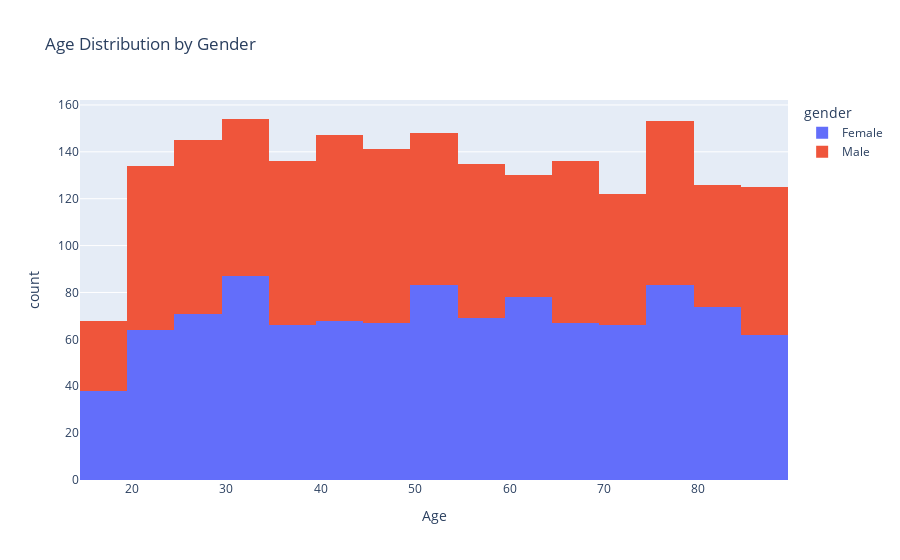
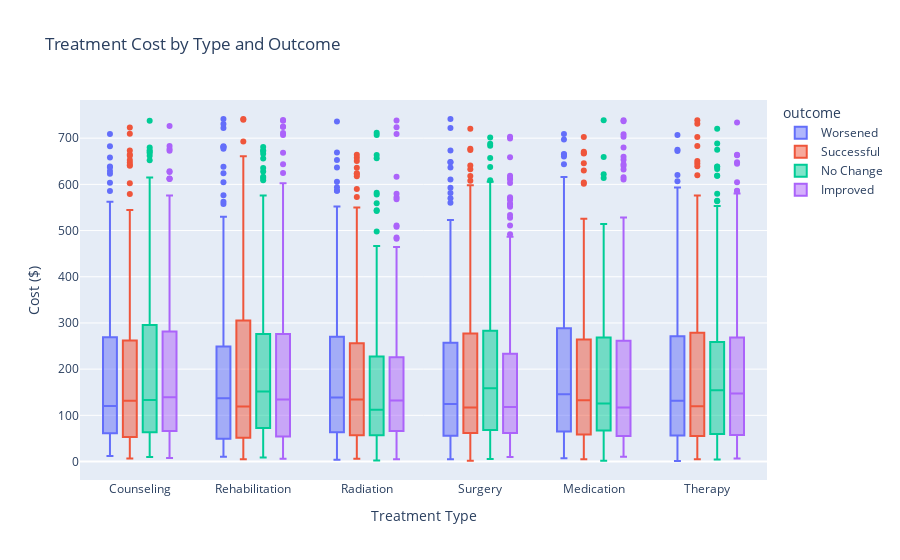
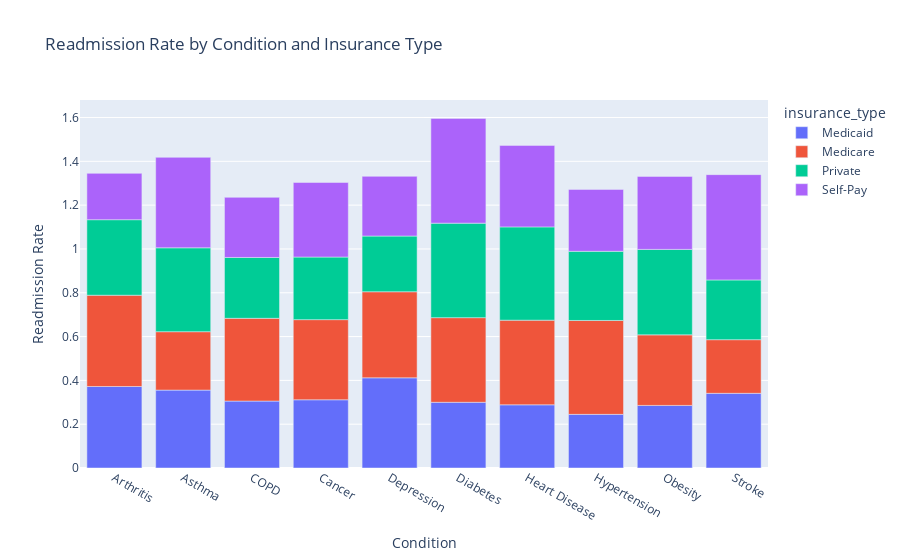

Write notebook code for charts like these, in order.
### Code cell
# Healthcare - Exploratory Data Analysis
# Analyzing patient outcomes, treatment effectiveness, and facility performance

import pandas as pd
import numpy as np
import matplotlib.pyplot as plt
import seaborn as sns
import plotly.express as px
import plotly.graph_objects as go
from plotly.subplots import make_subplots
import warnings
warnings.filterwarnings('ignore')

# Setup
plt.style.use('seaborn-v0_8')
sns.set_palette("husl")
%matplotlib inline

print("🏥 Healthcare Exploratory Data Analysis")
print("=" * 60)

# Load cleaned data
print("📁 Loading cleaned data...")
patients = pd.read_csv('../../data/processed/patients_clean.csv')
treatments = pd.read_csv('../../data/processed/treatments_clean.csv')
facilities = pd.read_csv('../../data/processed/facilities_clean.csv')
merged_data = pd.read_csv('../../data/processed/healthcare_merged.csv')

print(f"✅ Data loaded:")
print(f"   • Patients: {len(patients)}")
print(f"   • Treatments: {len(treatments)}")
print(f"   • Facilities: {len(facilities)}")
print(f"   • Merged records: {len(merged_data)}")

# Convert dates for time series analysis
patients["admission_date"] = pd.to_datetime(patients["admission_date"])
patients["discharge_date"] = pd.to_datetime(patients["discharge_date"])
treatments["treatment_date"] = pd.to_datetime(treatments["treatment_date"])
merged_data["admission_date"] = pd.to_datetime(merged_data["admission_date"])

# Basic Dataset Overview
print("\n🔍 Dataset Overview:")
print("\nPatients Summary:")
print(patients.describe())

print("\nTreatments Summary:")
print(treatments.describe())

print("\nFacilities Summary:")
print(facilities.describe())

# 1. Patient Demographics Analysis
print("\n👥 PATIENT DEMOGRAPHICS ANALYSIS")
print("=" * 40)

# Age distribution
plt.figure(figsize=(15, 10))

plt.subplot(2, 3, 1)
sns.histplot(patients["age"], bins=30, kde=True)
plt.title("Age Distribution of Patients")
plt.xlabel("Age")
plt.ylabel("Count")

# Gender distribution
plt.subplot(2, 3, 2)
gender_counts = patients["gender"].value_counts()
plt.pie(gender_counts.values, labels=gender_counts.index, autopct="%1.1f%%")
plt.title("Gender Distribution")

# Blood type distribution
plt.subplot(2, 3, 3)
blood_type_counts = patients["blood_type"].value_counts()
sns.barplot(x=blood_type_counts.index, y=blood_type_counts.values)
plt.title("Blood Type Distribution")
plt.xticks(rotation=45)

# Insurance type
plt.subplot(2, 3, 4)
insurance_counts = patients["insurance_type"].value_counts()
sns.barplot(x=insurance_counts.values, y=insurance_counts.index)
plt.title("Insurance Type Distribution")
plt.xlabel("Count")

# Primary conditions
plt.subplot(2, 3, 5)
condition_counts = patients["primary_condition"].value_counts().head(10)
sns.barplot(x=condition_counts.values, y=condition_counts.index)
plt.title("Top 10 Primary Conditions")
plt.xlabel("Count")

# Readmission rate
plt.subplot(2, 3, 6)
readmission_rate = patients["readmission_30_days"].value_counts(normalize=True)
plt.pie(
    readmission_rate.values, labels=["No Readmission", "Readmitted"], autopct="%1.1f%%"
)
plt.title("30-Day Readmission Rate")

plt.tight_layout()
plt.show()

# 3. Facility Performance Analysis
print("\n🏢 FACILITY PERFORMANCE ANALYSIS")
print("=" * 40)

# Merge facilities with patient data for analysis
facility_performance = patients.merge(facilities, on="facility_id")

plt.figure(figsize=(15, 10))

# Facility types
plt.subplot(2, 3, 1)
facility_type_counts = facilities["facility_type"].value_counts()
sns.barplot(x=facility_type_counts.values, y=facility_type_counts.index)
plt.title("Facility Type Distribution")
plt.xlabel("Count")

# Specialties
plt.subplot(2, 3, 2)
specialty_counts = facilities["specialty"].value_counts()
sns.barplot(x=specialty_counts.values, y=specialty_counts.index)
plt.title("Facility Specialty Distribution")
plt.xlabel("Count")

# Bed capacity distribution
plt.subplot(2, 3, 3)
sns.histplot(facilities["bed_capacity"], bins=20, kde=True)
plt.title("Bed Capacity Distribution")
plt.xlabel("Bed Capacity")

# Readmission rate by facility type
plt.subplot(2, 3, 4)
readmission_by_facility = (
    facility_performance.groupby("facility_type")["readmission_30_days"]
    .mean()
    .sort_values(ascending=False)
)
sns.barplot(x=readmission_by_facility.values, y=readmission_by_facility.index)
plt.title("Readmission Rate by Facility Type")
plt.xlabel("Readmission Rate")

# Average length of stay by facility type
plt.subplot(2, 3, 5)
los_by_facility = (
    facility_performance.groupby("facility_type")["length_of_stay"]
    .mean()
    .sort_values(ascending=False)
)
sns.barplot(x=los_by_facility.values, y=los_by_facility.index)
plt.title("Average Length of Stay by Facility Type")
plt.xlabel("Average Length of Stay (Days)")

# Patient volume by facility
plt.subplot(2, 3, 6)
patient_volume = facility_performance["facility_name"].value_counts().head(10)
sns.barplot(x=patient_volume.values, y=patient_volume.index)
plt.title("Top 10 Facilities by Patient Volume")
plt.xlabel("Number of Patients")

plt.tight_layout()
plt.show()

# 4. Time Series Analysis
print("\n📈 TIME SERIES ANALYSIS")
print("=" * 40)

# Monthly admissions
monthly_admissions = patients.set_index("admission_date").resample("M").size()

plt.figure(figsize=(15, 10))

plt.subplot(2, 2, 1)
monthly_admissions.plot(kind="line", title="Monthly Patient Admissions", grid=True)
plt.ylabel("Number of Admissions")

# Monthly treatments
monthly_treatments = treatments.set_index("treatment_date").resample("M").size()

plt.subplot(2, 2, 2)
monthly_treatments.plot(kind="line", title="Monthly Treatments", grid=True)
plt.ylabel("Number of Treatments")

# Average length of stay over time
monthly_los = (
    patients.set_index("admission_date").resample("M")["length_of_stay"].mean()
)

plt.subplot(2, 2, 3)
monthly_los.plot(kind="line", title="Average Length of Stay Over Time", grid=True)
plt.ylabel("Average Length of Stay (Days)")

# Readmission rate over time
monthly_readmission = (
    patients.set_index("admission_date").resample("M")["readmission_30_days"].mean()
)

plt.subplot(2, 2, 4)
monthly_readmission.plot(kind="line", title="Monthly Readmission Rate", grid=True)
plt.ylabel("Readmission Rate")

plt.tight_layout()
plt.show()
# 5. Correlation and Relationship Analysis
print("\n🔗 CORRELATION ANALYSIS")
print("=" * 40)

# Select numerical columns for correlation
numerical_cols = patients.select_dtypes(include=[np.number]).columns
correlation_matrix = patients[numerical_cols].corr()

plt.figure(figsize=(10, 8))
sns.heatmap(correlation_matrix, annot=True, cmap="coolwarm", center=0, square=True)
plt.title("Patient Data Correlation Matrix")
plt.tight_layout()
plt.show()

# Key relationships
print("\n📊 Key Relationships:")

# Age vs Length of Stay
age_los_corr = patients["age"].corr(patients["length_of_stay"])
print(f"• Age vs Length of Stay correlation: {age_los_corr:.3f}")

# Age vs Readmission
age_readmission_corr = patients["age"].corr(patients["readmission_30_days"])
print(f"• Age vs Readmission correlation: {age_readmission_corr:.3f}")

# Treatment cost vs duration
cost_duration_corr = treatments["cost"].corr(treatments["duration_days"])
print(f"• Treatment Cost vs Duration correlation: {cost_duration_corr:.3f}")

# 6. Advanced Visualizations with Plotly
print("\n📊 INTERACTIVE VISUALIZATIONS")
print("=" * 40)

# Age distribution by gender
fig = px.histogram(
    patients,
    x="age",
    color="gender",
    nbins=30,
    title="Age Distribution by Gender",
    labels={"age": "Age", "count": "Number of Patients"},
)
fig.show()

# Treatment cost by type and outcome
fig = px.box(
    treatments,
    x="treatment_type",
    y="cost",
    color="outcome",
    title="Treatment Cost by Type and Outcome",
    labels={"treatment_type": "Treatment Type", "cost": "Cost ($)"},
)
fig.show()

# Readmission rate by condition and insurance
readmission_analysis = (
    patients.groupby(["primary_condition", "insurance_type"])["readmission_30_days"]
    .mean()
    .reset_index()
)
fig = px.bar(
    readmission_analysis,
    x="primary_condition",
    y="readmission_30_days",
    color="insurance_type",
    title="Readmission Rate by Condition and Insurance Type",
    labels={
        "primary_condition": "Condition",
        "readmission_30_days": "Readmission Rate",
    },
)
fig.show()

# 7. Statistical Insights and Key Findings
print("\n💡 KEY INSIGHTS AND FINDINGS")
print("=" * 50)

# Patient demographics insights
avg_age = patients["age"].mean()
print(f"👥 Patient Demographics:")
print(f"   • Average patient age: {avg_age:.1f} years")
print(f"   • Gender distribution: {patients['gender'].value_counts().to_dict()}")
print(f"   • Most common condition: {patients['primary_condition'].mode().iloc[0]}")

# Treatment insights
avg_treatment_cost = treatments["cost"].mean()
success_rate = (treatments["outcome"] == "Successful").mean()
print(f"\n💊 Treatment Analysis:")
print(f"   • Average treatment cost: ${avg_treatment_cost:.2f}")
print(f"   • Treatment success rate: {success_rate*100:.1f}%")
print(f"   • Most common treatment: {treatments['treatment_type'].mode().iloc[0]}")

# Facility insights
avg_bed_capacity = facilities["bed_capacity"].mean()
busiest_facility = patients["facility_id"].value_counts().index[0]
print(f"\n🏢 Facility Performance:")
print(f"   • Average bed capacity: {avg_bed_capacity:.0f} beds")
print(f"   • Busiest facility: {busiest_facility}")
print(f"   • Number of facility types: {facilities['facility_type'].nunique()}")

# Readmission insights
readmission_rate = patients["readmission_30_days"].mean()
print(f"\n📈 Readmission Analysis:")
print(f"   • Overall readmission rate: {readmission_rate*100:.1f}%")

# Identify high-risk groups
high_risk_conditions = (
    patients.groupby("primary_condition")["readmission_30_days"]
    .mean()
    .sort_values(ascending=False)
    .head(3)
)
print(f"   • Conditions with highest readmission: {list(high_risk_conditions.index)}")

# Cost analysis
total_treatment_cost = treatments["cost"].sum()
print(f"\n💰 Cost Analysis:")
print(f"   • Total treatment cost: ${total_treatment_cost:,.2f}")
print(
    f"   • Most expensive treatment type: {treatments.groupby('treatment_type')['cost'].mean().idxmax()}"
)

# 8. Data Quality Assessment
print("\n🔍 DATA QUALITY ASSESSMENT")
print("=" * 40)


def assess_data_quality(df, df_name):
    """Assess data quality for a dataframe"""
    print(f"\n{df_name.upper()} Data Quality:")
    print(f"  • Total records: {len(df):,}")
    print(f"  • Missing values: {df.isnull().sum().sum()}")
    print(f"  • Duplicate records: {df.duplicated().sum()}")
    print(f"  • Data types: {df.dtypes.nunique()} different types")

    # Check for potential data issues
    numerical_cols = df.select_dtypes(include=[np.number]).columns
    if len(numerical_cols) > 0:
        print(f"  • Numerical columns: {len(numerical_cols)}")
        for col in numerical_cols:
            if df[col].min() < 0:
                print(f"    ⚠️  Negative values in {col}")


assess_data_quality(patients, "Patients")
assess_data_quality(treatments, "Treatments")
assess_data_quality(facilities, "Facilities")

print("\n✅ EDA Complete! Next: Patient Analytics and Business Recommendations")

### Figure 1 — Plotly figure (JSON) as saved in the notebook; plotly's stock layout.template omitted (floating-point values rounded to 4 significant figures; data arrays with more than 128 entries replaced by an {"elided": "..."} marker saying what was removed)
{"data": [{"alignmentgroup": "True", "bingroup": "x", "hovertemplate": "gender=Female<br>Age=%{x}<br>count=%{y}<extra></extra>", "legendgroup": "Female", "marker": {"color": "#636efa", "pattern": {"shape": ""}}, "name": "Female", "nbinsx": 30, "offsetgroup": "Female", "orientation": "v", "showlegend": true, "type": "histogram", "x": {"elided": "1043 int values"}, "xaxis": "x", "yaxis": "y"}, {"alignmentgroup": "True", "bingroup": "x", "hovertemplate": "gender=Male<br>Age=%{x}<br>count=%{y}<extra></extra>", "legendgroup": "Male", "marker": {"color": "#EF553B", "pattern": {"shape": ""}}, "name": "Male", "nbinsx": 30, "offsetgroup": "Male", "orientation": "v", "showlegend": true, "type": "histogram", "x": {"elided": "957 int values"}, "xaxis": "x", "yaxis": "y"}], "layout": {"barmode": "relative", "legend": {"title": {"text": "gender"}, "tracegroupgap": 0}, "title": {"text": "Age Distribution by Gender"}, "xaxis": {"anchor": "y", "domain": [0, 1], "title": {"text": "Age"}}, "yaxis": {"anchor": "x", "domain": [0, 1], "title": {"text": "count"}}}}

### Figure 2 — Plotly figure (JSON) as saved in the notebook; plotly's stock layout.template omitted (floating-point values rounded to 4 significant figures; data arrays with more than 128 entries replaced by an {"elided": "..."} marker saying what was removed)
{"data": [{"alignmentgroup": "True", "hovertemplate": "outcome=Worsened<br>Treatment Type=%{x}<br>Cost ($)=%{y}<extra></extra>", "legendgroup": "Worsened", "marker": {"color": "#636efa"}, "name": "Worsened", "notched": false, "offsetgroup": "Worsened", "orientation": "v", "showlegend": true, "type": "box", "x": {"elided": "1169 str values"}, "x0": " ", "xaxis": "x", "y": {"elided": "1169 float values"}, "y0": " ", "yaxis": "y"}, {"alignmentgroup": "True", "hovertemplate": "outcome=Successful<br>Treatment Type=%{x}<br>Cost ($)=%{y}<extra></extra>", "legendgroup": "Successful", "marker": {"color": "#EF553B"}, "name": "Successful", "notched": false, "offsetgroup": "Successful", "orientation": "v", "showlegend": true, "type": "box", "x": {"elided": "1124 str values"}, "x0": " ", "xaxis": "x", "y": {"elided": "1124 float values"}, "y0": " ", "yaxis": "y"}, {"alignmentgroup": "True", "hovertemplate": "outcome=No Change<br>Treatment Type=%{x}<br>Cost ($)=%{y}<extra></extra>", "legendgroup": "No Change", "marker": {"color": "#00cc96"}, "name": "No Change", "notched": false, "offsetgroup": "No Change", "orientation": "v", "showlegend": true, "type": "box", "x": {"elided": "1083 str values"}, "x0": " ", "xaxis": "x", "y": {"elided": "1083 float values"}, "y0": " ", "yaxis": "y"}, {"alignmentgroup": "True", "hovertemplate": "outcome=Improved<br>Treatment Type=%{x}<br>Cost ($)=%{y}<extra></extra>", "legendgroup": "Improved", "marker": {"color": "#ab63fa"}, "name": "Improved", "notched": false, "offsetgroup": "Improved", "orientation": "v", "showlegend": true, "type": "box", "x": {"elided": "1176 str values"}, "x0": " ", "xaxis": "x", "y": {"elided": "1176 float values"}, "y0": " ", "yaxis": "y"}], "layout": {"boxmode": "group", "legend": {"title": {"text": "outcome"}, "tracegroupgap": 0}, "title": {"text": "Treatment Cost by Type and Outcome"}, "xaxis": {"anchor": "y", "domain": [0, 1], "title": {"text": "Treatment Type"}}, "yaxis": {"anchor": "x", "domain": [0, 1], "title": {"text": "Cost ($)"}}}}

### Figure 3 — Plotly figure (JSON) as saved in the notebook; plotly's stock layout.template omitted (floating-point values rounded to 4 significant figures)
{"data": [{"alignmentgroup": "True", "hovertemplate": "insurance_type=Medicaid<br>Condition=%{x}<br>Readmission Rate=%{y}<extra></extra>", "legendgroup": "Medicaid", "marker": {"color": "#636efa", "pattern": {"shape": ""}}, "name": "Medicaid", "offsetgroup": "Medicaid", "orientation": "v", "showlegend": true, "textposition": "auto", "type": "bar", "x": ["Arthritis", "Asthma", "COPD", "Cancer", "Depression", "Diabetes", "Heart Disease", "Hypertension", "Obesity", "Stroke"], "xaxis": "x", "y": [0.3721, 0.3556, 0.3056, 0.3115, 0.4118, 0.3, 0.2885, 0.2449, 0.2857, 0.3409], "yaxis": "y"}, {"alignmentgroup": "True", "hovertemplate": "insurance_type=Medicare<br>Condition=%{x}<br>Readmission Rate=%{y}<extra></extra>", "legendgroup": "Medicare", "marker": {"color": "#EF553B", "pattern": {"shape": ""}}, "name": "Medicare", "offsetgroup": "Medicare", "orientation": "v", "showlegend": true, "textposition": "auto", "type": "bar", "x": ["Arthritis", "Asthma", "COPD", "Cancer", "Depression", "Diabetes", "Heart Disease", "Hypertension", "Obesity", "Stroke"], "xaxis": "x", "y": [0.4167, 0.2667, 0.3778, 0.3659, 0.3929, 0.3864, 0.3864, 0.4286, 0.322, 0.2449], "yaxis": "y"}, {"alignmentgroup": "True", "hovertemplate": "insurance_type=Private<br>Condition=%{x}<br>Readmission Rate=%{y}<extra></extra>", "legendgroup": "Private", "marker": {"color": "#00cc96", "pattern": {"shape": ""}}, "name": "Private", "offsetgroup": "Private", "orientation": "v", "showlegend": true, "textposition": "auto", "type": "bar", "x": ["Arthritis", "Asthma", "COPD", "Cancer", "Depression", "Diabetes", "Heart Disease", "Hypertension", "Obesity", "Stroke"], "xaxis": "x", "y": [0.3448, 0.383, 0.2778, 0.2857, 0.2542, 0.4314, 0.4259, 0.3158, 0.3902, 0.2727], "yaxis": "y"}, {"alignmentgroup": "True", "hovertemplate": "insurance_type=Self-Pay<br>Condition=%{x}<br>Readmission Rate=%{y}<extra></extra>", "legendgroup": "Self-Pay", "marker": {"color": "#ab63fa", "pattern": {"shape": ""}}, "name": "Self-Pay", "offsetgroup": "Self-Pay", "orientation": "v", "showlegend": true, "textposition": "auto", "type": "bar", "x": ["Arthritis", "Asthma", "COPD", "Cancer", "Depression", "Diabetes", "Heart Disease", "Hypertension", "Obesity", "Stroke"], "xaxis": "x", "y": [0.2115, 0.413, 0.2745, 0.3404, 0.2727, 0.4783, 0.3721, 0.2826, 0.3333, 0.4808], "yaxis": "y"}], "layout": {"barmode": "relative", "legend": {"title": {"text": "insurance_type"}, "tracegroupgap": 0}, "title": {"text": "Readmission Rate by Condition and Insurance Type"}, "xaxis": {"anchor": "y", "domain": [0, 1], "title": {"text": "Condition"}}, "yaxis": {"anchor": "x", "domain": [0, 1], "title": {"text": "Readmission Rate"}}}}
